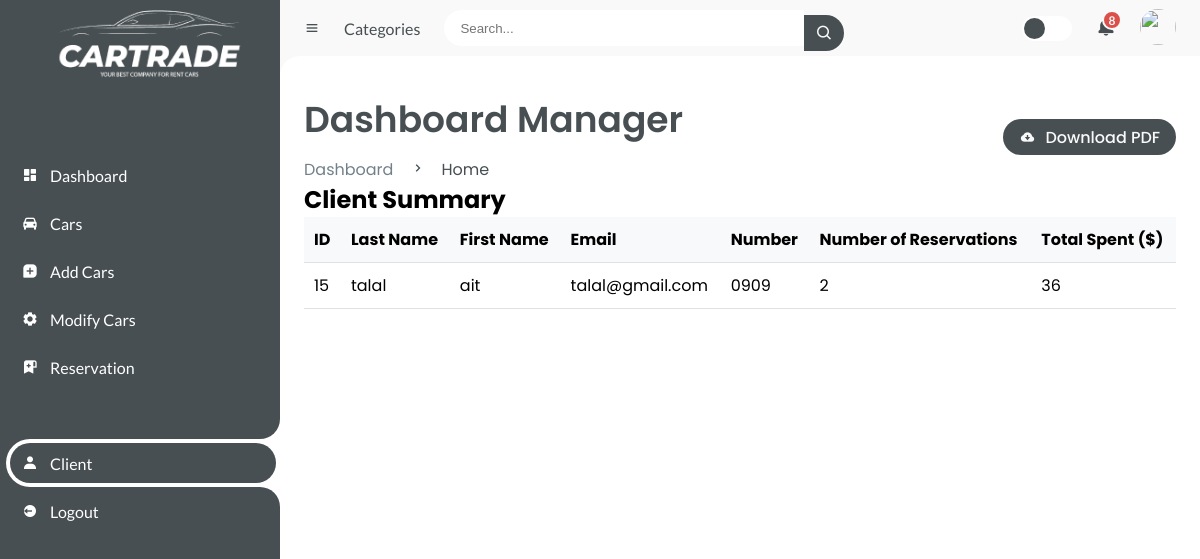
Before: /client_summary with the older database file.
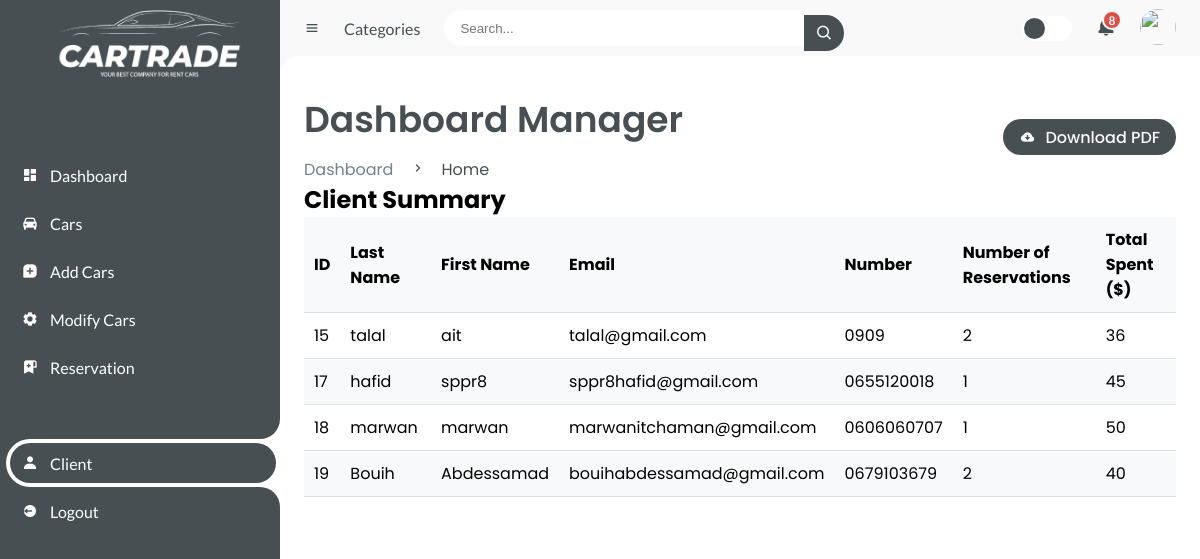
After: the same page with the newer database file.
### tables this page shows
CREATE TABLE client (
                id_client INTEGER PRIMARY KEY AUTOINCREMENT,
                nom TEXT NOT NULL,
                prenom TEXT NOT NULL,
                email TEXT NOT NULL,
                telephone TEXT NOT NULL);

### app.py (the view)
@app.route('/client_summary')
def client_summary():
    conn = sqlite3.connect('loc.db')
    cursor = conn.cursor()
    cursor.execute("SELECT * FROM client")
    clients = cursor.fetchall()
    client_summaries = []
    for client in clients:
        client_id = client[0]
        nom = client[1]
        prenom = client[2]
        email = client[3]
        telephone = client[4]
        cursor.execute("SELECT COUNT(*) FROM reservation WHERE id_client=?", (client_id,))
        num_reservations = cursor.fetchone()[0]
        cursor.execute("""
            SELECT SUM(voiture.prix)
            FROM reservation
            JOIN voiture ON reservation.id_voiture = voiture.id_voiture
            WHERE reservation.id_client=? AND reservation.status != 'Refused'
        """, (client_id,))
        total_spent = cursor.fetchone()[0] or 0  # Handle None (no reservations)
        summary = {
            'id': client_id,
            'nom': nom,
            'prenom': prenom,
            'email': email,
            'telephone': telephone,
            'num_reservations': num_reservations,
            'total_spent': total_spent
        }
        client_summaries.append(summary)
    conn.close()
    return render_template('client_summary.html', client_summaries=client_summaries)

### templates/client_summary.html (shortened to what this page needs)
<!DOCTYPE html>
<html lang="en">
  <head>
    <link
      href="https://unpkg.com/boxicons@2.0.9/css/boxicons.min.css"
      rel="stylesheet"
    />
    <link
      rel="stylesheet"
      type="text/css"
      href="{{ url_for('static', filename='styleman.css') }}"
    />
  </head>
  <body>
    <section id="sidebar">
      <a href="/" class="brand">
        <img src="{{ url_for('static', filename= 'photo/hhhh.png')}}" alt="" />
      </a>
      <ul class="side-menu top">
        <li>
          <a href="/home">
            <i class="bx bxs-dashboard"></i>
            <span class="text">Dashboard</span>
          </a>
        </li>
        <li>
          <a href="/manager_cars">
            <i class="bx bxs-car"></i>
            <span class="text">Cars</span>
          </a>
        </li>
        <li>
          <a href="/manager_dashboard">
            <i class="bx bxs-message-square-add"></i>
            <span class="text">Add Cars</span>
          </a>
        </li>
        <li>
          <a href="#">
            <i class="bx bxs-cog"></i>
            <span class="text">Modify Cars</span>
          </a>
        </li>
        <li>
          <a href="/reservations">
            <i class="bx bxs-bookmark-alt-plus"></i>
            <span class="text">Reservation</span>
          </a>
        </li>
      </ul>
      <ul class="side-menu">
        <li class="active">
          <a href="#">
            <i class="bx bxs-user"></i>
            <span class="text">Client</span>
          </a>
        </li>
        <li>
          <a href="/" class="logout">
            <i class="bx bxs-log-out-circle"></i>
            <span class="text">Logout</span>
          </a>
        </li>
      </ul>
    </section>
    <section id="content">
      <nav>
        <i class="bx bx-menu"></i>
        <a href="#" class="nav-link">Categories</a>
        <form action="#">
          <div class="form-input">
            <input type="search" placeholder="Search..." />
            <button type="submit" class="search-btn">
              <i class="bx bx-search"></i>
            </button>
          </div>
        </form>
        <label for="switch-mode" class="switch-mode"></label>
        <a href="#" class="notification">
          <span class="num">8</span>
        </a>
        <a href="/manager_profile" class="profile">
          <img
            src="{{ url_for('static', filename= 'photo/img/talal.png')}}"
            alt=""
          />
        </a>
      </nav>
      <main>
        <div class="head-title">
          <div class="left">
            <h1>Dashboard Manager</h1>
            <ul class="breadcrumb">
              <li>
                <a href="#">Dashboard</a>
              </li>
              <li><i class="bx bx-chevron-right"></i></li>
              <li>
                <a class="active" href="#">Home</a>
              </li>
            </ul>
          </div>
          <a href="#" class="btn-download">
            <i class="bx bxs-cloud-download"></i>
            <span class="text">Download PDF</span>
          </a>
        </div>
        <h1>Client Summary</h1>
    <table>
        <thead>
            <tr>
                <th>ID</th>
                <th>Last Name</th>
                <th>First Name</th>
                <th>Email</th>
                <th>Number</th>
                <th>Number of Reservations</th>
                <th>Total Spent ($)</th>
            </tr>
        </thead>
        <tbody>
            {% for summary in client_summaries %}
            <tr>
                <td>{{summary['id']}}</td>
                <td>{{ summary['nom'] }}</td>
                <td>{{ summary['prenom'] }}</td>
                <td>{{ summary['email'] }}</td>
                <td>{{ summary['telephone'] }}</td>
                <td>{{ summary['num_reservations'] }}</td>
                <td>{{ summary['total_spent'] }}</td>
            </tr>
            {% endfor %}
        </tbody>
    </table>
      </main>
    </section>
  </body>
</html>

Changed rows visible on the page:
added client: id "17", nom "hafid", prenom "sppr8", email "sppr8hafid@gmail.com", telephone "0655120018", num_reservations "1", total_spent "45"
added client: id "18", nom "marwan", prenom "marwan", email "marwanitchaman@gmail.com", telephone "0606060707", num_reservations "1", total_spent "50"
added client: id "19", nom "Bouih", prenom "Abdessamad", email "bouihabdessamad@gmail.com", telephone "0679103679", num_reservations "2", total_spent "40"
